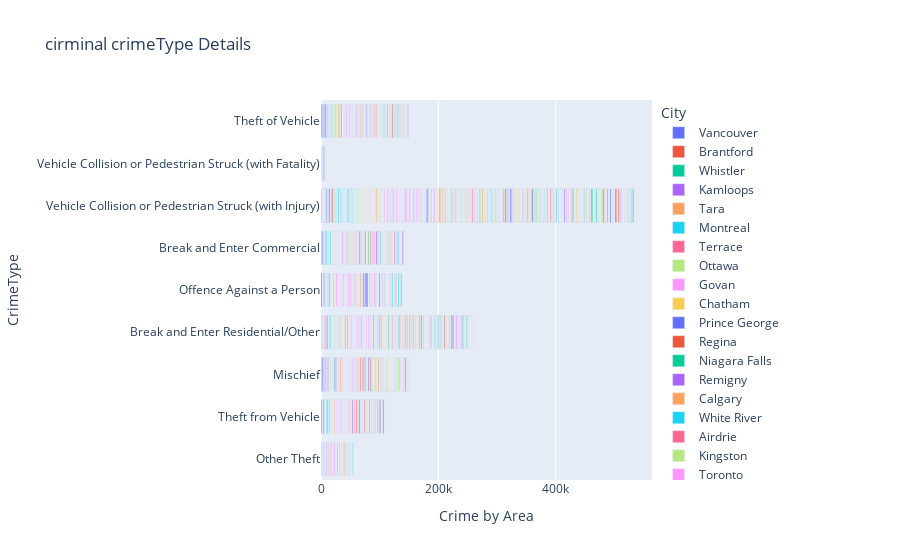

This figure's notebook cell:
### Code cell
# import matplotlib.pyplot as plt
# plt.rcParams["figure.figsize"] = [7.50, 3.50]
# plt.rcParams["figure.autolayout"] = True

# df.set_index('StateFull').plot()

import plotly.express as px
#fig = px.scatter(df, x = 'CrimeType', y = 'City', title='cirminal crime by state', color="CountryFull",pattern_shape="StateFull", pattern_shape_sequence=[".", "x", "+"])
#fig = px.scatter(df, x = 'CrimeType', y = 'City', title='cirminal crimeType Details', color="StateFull", size_max=60)
fig = px.bar(df, x = 'Crime by Area', y = 'CrimeType' ,title='cirminal crimeType Details',color="City")
fig.show()
